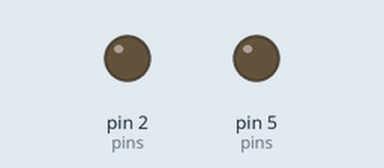
The sketch below on a simulated Arduino Uno, built with avr-gcc and run on an emulated ATmega328P. On the bench: output pins drawn as LEDs (lit = HIGH). Random numbers use the default seed unless the sketch sets one.

Above: at 0.05 s.
At 21.61 s:
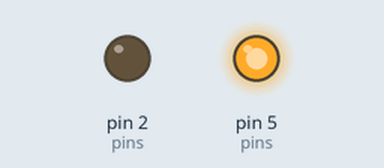
At 30.27 s:
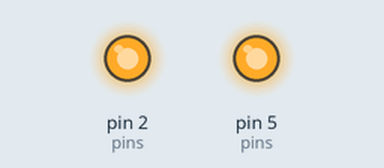
At 39.94 s:
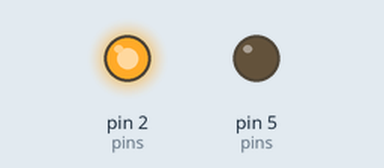
Timing chart, 0 to 40.0 s (numbered marks = the images above):
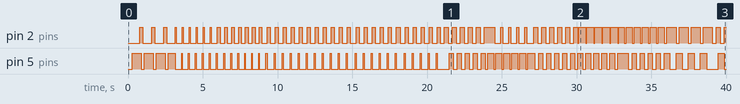

Measured:
- by itself, pin 2 (pins): LOW → HIGH at 0.80 s, → LOW 0.20 s later, → HIGH 0.60 s later, → LOW 0.20 s later, … (141 changes in this stretch)
- by itself, pin 5 (pins): LOW → HIGH at 0.30 s, → LOW 0.60 s later, → HIGH 0.20 s later, → LOW 0.60 s later, … (138 changes in this stretch)

The sketch:

demo_code_random_trigger.ino
```cpp
const int TENTACLE_A = 0;
const int TENTACLE_B = 1;

const int NUM_COLORS = 3;
const int RED = 0;
const int GREEN = 1;
const int BLUE = 2;

const int FIRST = 0;
const int SECOND = 1;
const int THIRD = 2;
const int FOURTH = 3;

const int OFF = -12;
const int ON = 14;

const int num_tentacles = 2;
const int num_pins_per_tentacle = 4;
const int num_within_pattern_variants = 2;
const int num_pattern_component_dimensions = 3;

const int pattern_length = 8;


/*Sample patterns*/
const int NUM_PATTERNS = 3;
const int ZIG_ZAG = 0;
const int LAP = 1;
const int MANHATTAN_WALK = 2;

const int MIN_SPEED = 1000;
const int MAX_SPEED= 30;

const int NUM_DISPLAY_PARAMS = 3;
int display_params[NUM_DISPLAY_PARAMS] = {LAP, RED, 100};
const int CURR_MOVEMENT_IDX = 0;
const int CURR_COLOUR_IDX = 1;
const int CURR_SPEED_IDX = 2;

int MAX_TIMES_SAME_CHANGES=6;
int THRESHOLD_TIMES_CHANGE_UNDER_CONSTANT_MOVEMENT=3;

int ZIG_ZAG_PATTERN[num_tentacles][pattern_length][num_within_pattern_variants] = {
  { //row | color | duration | on or off. (don't need to enter a meaningful row or colour if you want a section to be off, but do need to enter a duration)
    {FIRST, ON},
    {OFF, OFF},
    {THIRD, ON},
    {OFF, OFF},

    {FOURTH, ON},
    {OFF, OFF},
    {SECOND, ON},
    {OFF, OFF}
  },
  {
    {OFF, OFF},
    {SECOND, ON},
    {OFF, OFF},
    {FOURTH, ON},

    {OFF, OFF},
    {THIRD, ON},
    {OFF, OFF},
    {FIRST, ON}
  }
};


int LAP_PATTERN[num_tentacles][pattern_length][num_within_pattern_variants] = {
  { //row | color | duration | on or off. (don't need to enter a meaningful row or colour if you want a section to be off, but do need to enter a duration)
    {FIRST, ON},
    {SECOND, ON},
    {THIRD, ON},
    {FOURTH, ON},

    {FOURTH, OFF},
    {OFF, OFF},
    {SECOND, OFF},
    {OFF, OFF}
  },
  {
    {OFF, OFF},
    {SECOND, OFF},
    {OFF, OFF},
    {FOURTH, OFF},

    {FOURTH, ON},
    {THIRD, ON},
    {SECOND, ON},
    {FIRST, ON}
  }
};


int MANHATTAN_WALK_PATTERN[num_tentacles][pattern_length][num_within_pattern_variants] = {
  { //row | color | duration | on or off. (don't need to enter a meaningful row or colour if you want a section to be off, but do need to enter a duration)
    {FIRST, ON},
    {SECOND, ON},
    {THIRD, OFF},
    {FOURTH, OFF},

    {THIRD, ON},
    {FOURTH, ON},
    {SECOND, OFF},
    {THIRD, OFF}
  },
  {
    {OFF, OFF},
    {OFF, OFF},
    {SECOND, ON},
    {THIRD, ON},

    {FOURTH, OFF},
    {FOURTH, OFF},
    {FOURTH, ON},
    {FOURTH, ON}
  }


};


//indices of cathodes for each row.
int CATHODES_PER_ROW[num_tentacles][num_pins_per_tentacle] = {
  {2, 3, 1, 0},
  {3, 0, 1, 2}
};

//indices of anodes (R,G,B) in each row. (Notice:
int COLORS[num_tentacles][num_pins_per_tentacle][3] = {
  {
    {0, 1, 3},
    {2, 0, 1},
    {3, 2, 0},
    {1, 3, 2}
  },
  {
    {0, 1, 2},
    {1, 2, 3},
    {2, 3, 0},
    {3, 0, 1}
  }

};


int pins[num_tentacles][num_pins_per_tentacle] = {
  {1, 2, 3, 5},
  {8, 9, 10, 11}

};

int duration_of_pattern_component[num_tentacles] = {0, 0};
unsigned long start_time_of_pattern_component[num_tentacles] = {0, 0};

const int INDEX_OF_USER_DEFINED_CATHODE_PIN = 0;
const int INDEX_OF_USER_DEFINED_INSTRUCTION = 1;

const int INDEX_OF_CATHODE_PIN = 0;
const int INDEX_OF_ROW = 1;
const int INDEX_OF_INSTRUCTION = 2;


int index_of_current_pattern_component[num_tentacles] = {0, 0};
int curr_pattern_component[num_tentacles][num_pattern_component_dimensions] = {
  {0, 1, ON},
  {0, 1, ON}
};


//catode index, +1%4=red, +2%4=green, +3%4=blue anodes.
int pattern[num_tentacles][pattern_length][num_pattern_component_dimensions] = {
  {
    {0, 0, OFF},
    {0, 0, OFF},
    {0, 0, OFF},
    {0, 0, OFF},
    {0, 0, OFF},
    {0, 0, OFF},
    {0, 0, OFF},
    {0, 0, OFF}
  },

  {
    {0, 0, OFF},
    {0, 0, OFF},
    {0, 0, OFF},
    {0, 0, OFF},
    {0, 0, OFF},
    {0, 0, OFF},
    {0, 0, OFF},
    {0, 0, OFF}
  }

};


void setup() {
  storeNewPatternValues();
}


int last_param_changed = 0;
int times_same_change = 0;


int changes_under_current_movement = 0;
void changeDisplay() {
  int param_to_change;
  while (acceptableToChangeCurrentMove(param_to_change) || acceptableToChangeSameParameter(param_to_change)) {
    param_to_change = random(NUM_DISPLAY_PARAMS);
  }


  if (last_param_changed == param_to_change) {
    times_same_change++;
  }
  else {
    times_same_change = 0;
  }

  last_param_changed = param_to_change;

  if (param_to_change == CURR_MOVEMENT_IDX) {
    changes_under_current_movement=0;
  } else {
    changes_under_current_movement++;
  }

  applyChange(param_to_change);

}

bool acceptableToChangeCurrentMove(int param_to_change){
  return param_to_change = CURR_MOVEMENT_IDX && changes_under_current_movement < THRESHOLD_TIMES_CHANGE_UNDER_CONSTANT_MOVEMENT;
}

bool acceptableToChangeSameParameter(int param_to_change){
  return last_param_changed == param_to_change && times_same_change == MAX_TIMES_SAME_CHANGES;
}

void applyChange(int param_to_change) {
  switch (param_to_change) {
    case CURR_COLOUR_IDX:
    setColor(random(NUM_COLORS));
      break;
    case CURR_MOVEMENT_IDX:
    setMovement(random(NUM_PATTERNS));
      break;
    case CURR_SPEED_IDX:
    accelerate(random(-100, 100));
      break;
  }
}


void setMovement(int new_movement) {
  display_params[CURR_MOVEMENT_IDX] = new_movement % NUM_PATTERNS;
  storeNewPatternValues();
  delay(60);

}

void storeNewPatternValues() {
  switch (display_params[CURR_MOVEMENT_IDX]) {
    case ZIG_ZAG:
      setPattern(ZIG_ZAG_PATTERN);
      break;
    case LAP:
      setPattern(LAP_PATTERN);
      break;
    case MANHATTAN_WALK:
      setPattern(MANHATTAN_WALK_PATTERN);
      break;
  }
  disconnectAllPins();
}


void setColor(int newColor) {

  display_params[CURR_COLOUR_IDX] = newColor % NUM_COLORS;

}


void accelerate(int force){
  setSpeed(display_params[CURR_SPEED_IDX]+force);
}


void setSpeed(int newSpeed) {

    display_params[CURR_SPEED_IDX] = constrain(newSpeed,1, MIN_SPEED);

}

void setPattern(int (*user_defined_pattern)[pattern_length][num_within_pattern_variants]) {
  for (int i = 0; i < num_tentacles; i++) {
    for (int j = 0; j < pattern_length; j++) {
      int user_defined_row = user_defined_pattern[i][j][INDEX_OF_USER_DEFINED_CATHODE_PIN];
      int user_defined_instruction = user_defined_pattern[i][j][INDEX_OF_USER_DEFINED_INSTRUCTION];
      int cathode_given_row_tentacle = CATHODES_PER_ROW[i][user_defined_row];

      pattern[i][j][INDEX_OF_INSTRUCTION] = user_defined_instruction;
      //in the user defined pattern, I wanted to just write the "OFF" value for each dimension. This conditional
      //just prevents me from writing the value of OFF to the anode and cathode pin indices.
      //
      if (user_defined_instruction == OFF) {
        pattern[i][j][INDEX_OF_CATHODE_PIN] = curr_pattern_component[num_tentacles][INDEX_OF_CATHODE_PIN];
        pattern[i][j][INDEX_OF_ROW] = curr_pattern_component[num_tentacles][INDEX_OF_ROW];
      }
      else {
        pattern[i][j][INDEX_OF_CATHODE_PIN] = cathode_given_row_tentacle;
        pattern[i][j][INDEX_OF_ROW] = user_defined_row;

      }
    }
  }
}

void disconnectAllPins() {
  for (int j = 0; j < num_tentacles; j++) {
    // put your setup code here, to run once:
    for (int i = 0; i < num_pins_per_tentacle; i++) {
      pinMode(pins[j][i], INPUT);
    }
  }
}


void updateTentaclePatternComponentIfNecessary(int index_of_tentacle) {
  unsigned long current_time = millis();
  if (timeToSwitchPatternComponent(current_time, index_of_tentacle)) {

    disconnectCurrentAnode(index_of_tentacle);
    disconnectCurrentCathode(index_of_tentacle);

    setupNextPatternComponent(index_of_tentacle);
  }
}


int c = 3000;
void loop() {
  for (int i = 0; i < num_tentacles; i++) {
    updateTentaclePatternComponentIfNecessary(i);
  }

  if (millis() % c == 0) {
    changeDisplay();
  }


}


bool timeToSwitchPatternComponent(unsigned long curr_time, int index_of_tentacle) {
  unsigned long start_time_of_pattern_component_of_this_tentacle_current_pattern_component = start_time_of_pattern_component[index_of_tentacle];
  return abs(curr_time - start_time_of_pattern_component_of_this_tentacle_current_pattern_component) >= display_params[CURR_SPEED_IDX];
}


int getIndexOfCathodePin(int index_of_tentacle) {
  int index_of_pin = curr_pattern_component[index_of_tentacle][INDEX_OF_CATHODE_PIN];
  return index_of_pin;
}

int getActualPinValue(int index_of_tentacle, int index_of_pin) {
  int actual_pin_value = pins[index_of_tentacle][index_of_pin];
  return actual_pin_value;
}

void disconnectCurrentAnode(int index_of_tentacle) {
  int index_of_anode = COLORS[index_of_tentacle][curr_pattern_component[index_of_tentacle][INDEX_OF_ROW]][display_params[CURR_COLOUR_IDX]];
  int pin = getActualPinValue(index_of_tentacle, index_of_anode);
  disconnect(pin);
}


void disconnectCurrentCathode(int index_of_tentacle) {
  int index_of_cathode_pin = getIndexOfCathodePin(index_of_tentacle);
  int pin = getActualPinValue(index_of_tentacle, index_of_cathode_pin);
  disconnect(pin);
}


void setupNextPatternComponent(int index_of_tentacle) {
  setIndexOfNextPatternComponent(index_of_tentacle);
  setNextPatternComponent(index_of_tentacle);


  if (on(index_of_tentacle)) {
    groundCathodeOfCurrentPatternComponent(index_of_tentacle);
    lightupAnodeOfCurrentPatternCathode(index_of_tentacle);
  }

  start_time_of_pattern_component[index_of_tentacle] = millis();
}

bool on(int index_of_tentacle) {
  int instruction = curr_pattern_component[index_of_tentacle][INDEX_OF_INSTRUCTION];
  return instruction != OFF;
}


//in c one cannot assign declared arrays to indices in a multidimensional array.
//to get around issue, just assign each dimension separately.
void setNextPatternComponent(int index_of_tentacle) {
  for (int i = 0; i < num_pattern_component_dimensions; i++) {
    curr_pattern_component[index_of_tentacle][i] = pattern[index_of_tentacle][index_of_current_pattern_component[index_of_tentacle]][i];
  }
}

void groundCathodeOfCurrentPatternComponent(int index_of_tentacle) {
  int index_of_cathode_pin = getIndexOfCathodePin(index_of_tentacle);
  int pin = getActualPinValue(index_of_tentacle, index_of_cathode_pin);
  makeGround(pin);
}


void lightupAnodeOfCurrentPatternCathode(int index_of_tentacle) {
  int index_of_anode = COLORS[index_of_tentacle][curr_pattern_component[index_of_tentacle][INDEX_OF_ROW]][display_params[CURR_COLOUR_IDX]];
  int pin = getActualPinValue(index_of_tentacle, index_of_anode);
  lightUp(pin);
}


void setIndexOfNextPatternComponent(int index_of_tentacle) {
  int current_index = index_of_current_pattern_component[index_of_tentacle];

  if (current_index < pattern_length - 1) {
    index_of_current_pattern_component[index_of_tentacle] = current_index + 1;

  }
  else {
    index_of_current_pattern_component[index_of_tentacle] = 0;
  }
}

void makeGround(int groundPin) {
  pinMode(groundPin, OUTPUT);
  Serial.println(groundPin);
  digitalWrite(groundPin, LOW);
}

void lightUp(int anodePin) {
  pinMode(anodePin, OUTPUT);

  //Serial.println("anode: "+anodePin);
  digitalWrite(anodePin, HIGH);
}


void disconnect(int pin) {
  pinMode(pin, INPUT);
}
```
